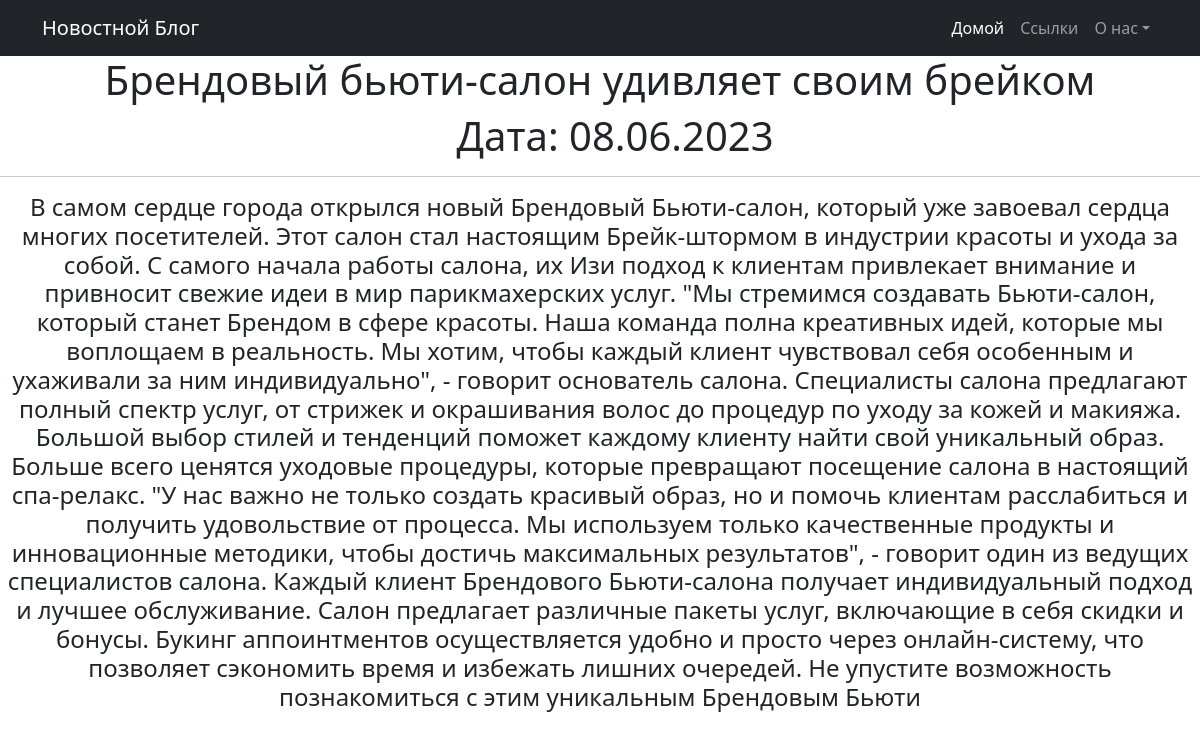
/news/6, run on the app's committed database.
### postnews/models.py (models this page shows, shortened)
class Post(models.Model):
	id_author = models.ForeignKey(Author, on_delete= models.CASCADE)
	post_or_new = models.CharField(max_length=20,
								   choices= POSSTING)
	time_create = models.DateTimeField(auto_now_add= True)
	id_post_category = models.ManyToManyField(Category, through= 'PostCategory')
	article_title_news = models.CharField(max_length= 50)
	main_text = models.TextField()
	rating = models.IntegerField(validators=[MinValueValidator(0)], default= 0)

### postnews/views.py (the view)
# urls.py: path('<int:pk>', PostAlone.as_view())
class PostAlone(DetailView):
	model = Post
	template_name = 'post_alone.html'
	context_object_name = 'post'

### postnews/templatetags/censor.py (called while the page is built)
@register.filter()
def censor(value):
    words = ['редиска']
    text_one = value.split()
    main_text = ''
    for word in text_one:
        if word in words:
            censor = f'{word[:1]}' + (len(word)-1) * '*'
            if main_text == '':
                main_text += censor
            else:
                main_text += ' ' + censor
        elif main_text == '':
            main_text += word
        else:
            main_text += ' ' + word
    return f'{main_text}'

### templates/post_alone.html (shortened to what this page needs)
<!DOCTYPE html>
{% extends 'flatpages/default.html' %}
{% load censor %}
{% block content %}
<h1>{{post.article_title_news|censor}}<h1>
<p style="text-align: center; padding-left: 30px;">Дата: {{post.time_create|date:"d.m.Y"}}</p>
<h4><hr>{{post.main_text|censor}}<h4>
<p>&nbsp;</p>
{% endblock content%}

### data on the page
Post: article_title_news|censor "Брендовый бьюти-салон удивляет своим брейком", time_create "08.06.2023", main_text|censor "В самом сердце города открылся новый Брендовый Бьюти-салон, который уже завоевал сердца многих посетителей. Этот салон стал настоящим Брейк-штормом в индустрии красоты и ухода за собой. С самого начала работы салона, их Изи подход к клиентам привлекает внимание и привносит свежие идеи в мир парикмахерских услуг. \"Мы стремимся создавать Бьюти-салон, который станет Брендом в сфере красоты. Наша команда полна креативных идей, которые мы воплощаем в реальность. Мы хотим, чтобы каждый клиент чувствовал себя особенным и ухаживали за ним индивидуально\", - говорит основатель салона. Специалисты салона предлагают полный спектр услуг, от стрижек и окрашивания волос до процедур по уходу за кожей и…"
